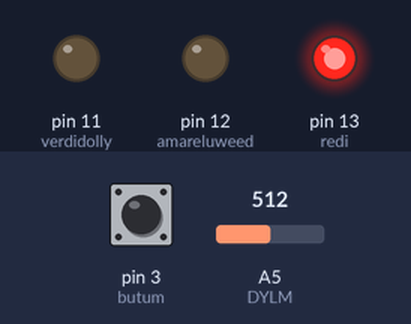
Simulated run of this sketch. Board: Arduino Uno, built with avr-gcc and run on an emulated ATmega328P. Shown: output pins drawn as LEDs (lit = HIGH). Dashed ring = blinking. The test bench sets the inputs (shaded band); at power-on: A5 (DYLM) = 512, pin 3 (butum) LOW. What the sketch prints to the serial monitor is not drawn.

Above: at 1.2 s.
1.3 s: A5 (DYLM) set to 0
4.8 s: A5 (DYLM) set to 122
At 6.0 s:
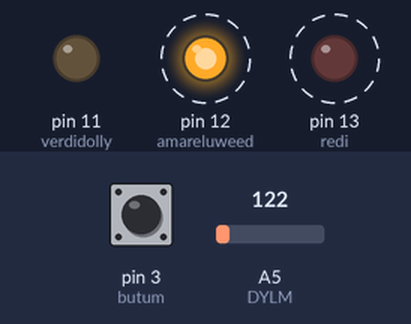
11.6 s: pin 3 (butum) pulled HIGH for 1.85 s
At 13.9 s:
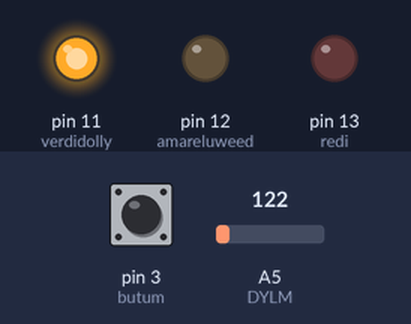
Timing chart, 0 to 21.1 s (numbered marks = the images above; inputs shaded):
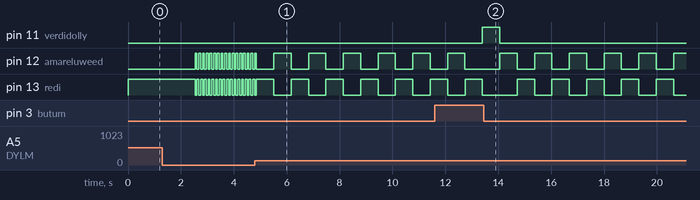

The sketch:

nicholas_18jun.ino
```cpp
int redi = 13;
int amareluweed = 12;
int verdidolly = 11;
int DYLM = 5;
int vallorr = 0;
int tenpu = 0;
int butum = 3;
int ystadubutum = 0;

void setup() {
  pinMode(redi,OUTPUT);
  Serial.begin(9600);
  pinMode(amareluweed,OUTPUT);
  pinMode(verdidolly,OUTPUT);
  pinMode(butum,INPUT);
  }
  // do you love me?

void loop() {
  vallorr = analogRead(DYLM);
  ystadubutum = digitalRead(butum);
  Serial.print(ystadubutum);

  digitalWrite(redi,HIGH);
  vallorr = analogRead(DYLM);
  tenpu = map(vallorr, 0, 1023, 70, 5000);
  delay(tenpu);
  digitalWrite(redi,LOW);

  if(ystadubutum == HIGH){
    digitalWrite(verdidolly,HIGH);
    vallorr = analogRead(DYLM);
    tenpu = map(vallorr, 0, 1023, 70, 5000);
    delay(tenpu);
    digitalWrite(verdidolly,LOW);
  }

  digitalWrite(amareluweed,HIGH);
  vallorr = analogRead(DYLM);
  tenpu = map(vallorr, 0, 1023, 70, 5000);
  delay(tenpu);
  digitalWrite(amareluweed,LOW);
}
```

Measured:
- after the input at 4.8 s, pin 12 (amareluweed), pin 13 (redi): alternates HIGH for 0.66 s and LOW for 0.66 s, starting after 0.71 s
- after the input at 11.6 s, pin 11 (verdidolly): LOW → HIGH after 1.8 s, → LOW 0.66 s later
- by itself, pin 12 (amareluweed), pin 13 (redi): alternates HIGH for 0.07 s and LOW for 0.07 s
